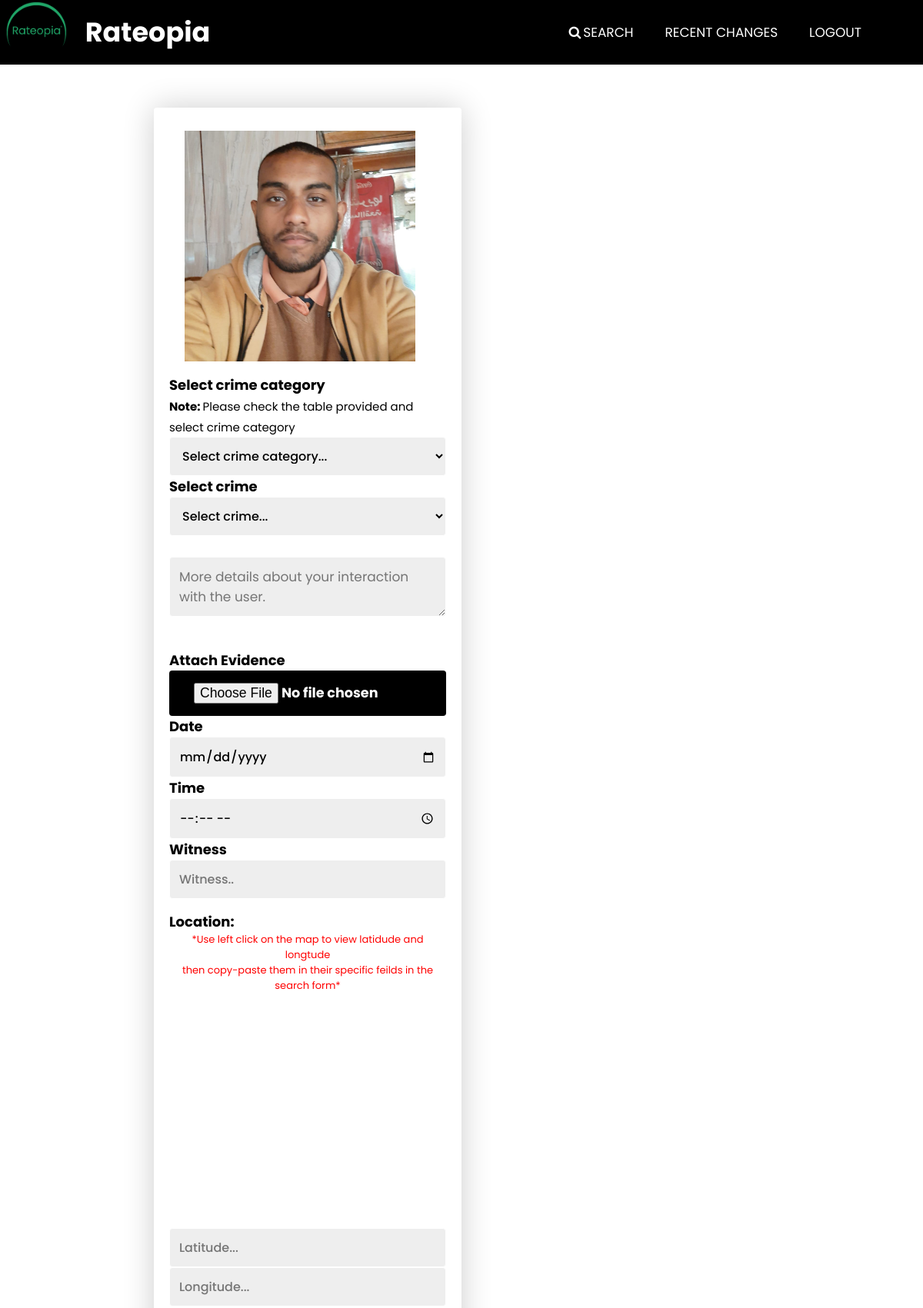
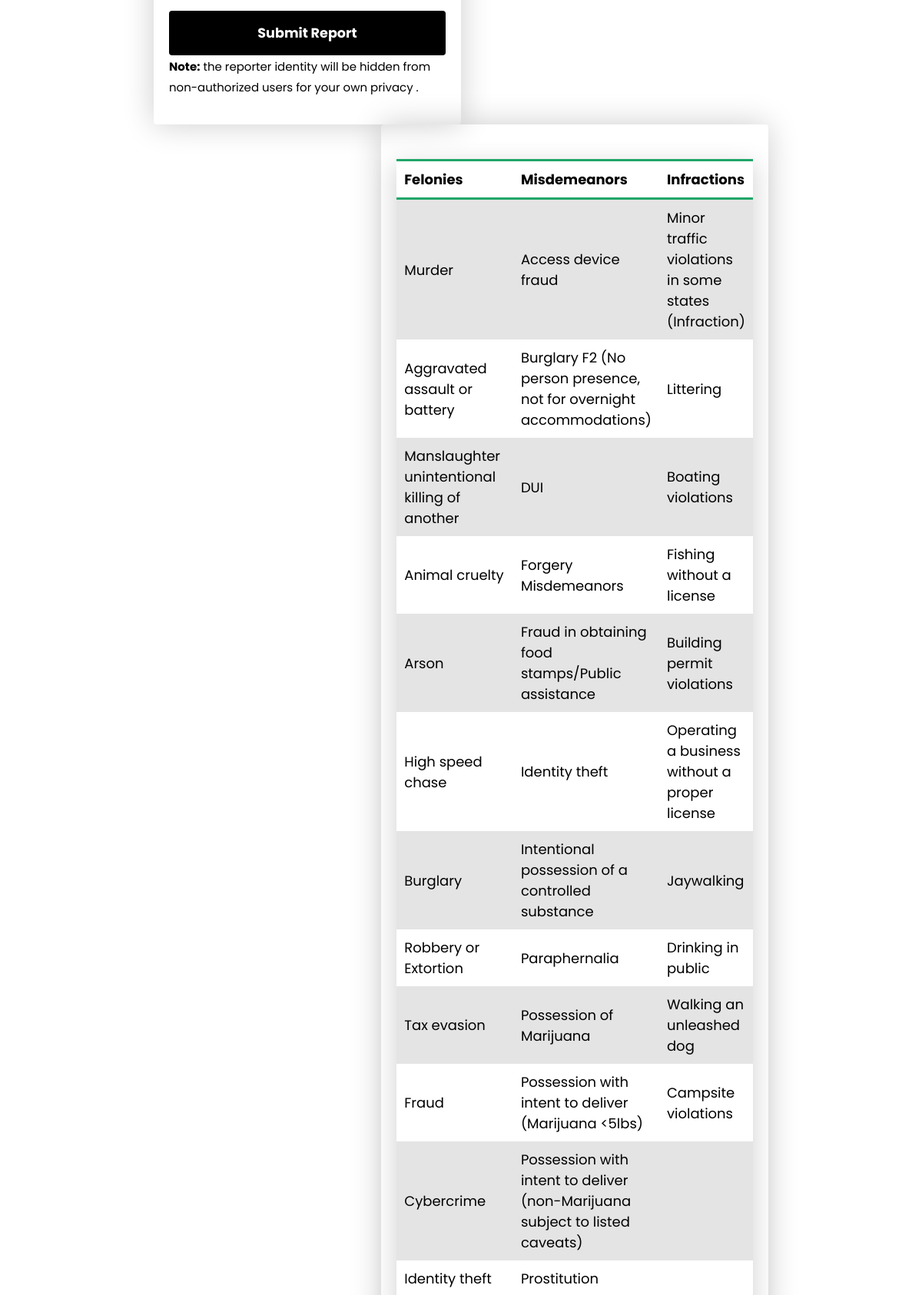
/projects/includes/report_crime.php?subject=1 (signed in, upper part), run on the app's committed database (2 pictures, top to bottom).
### tables this page shows
CREATE TABLE `crimes` (
  `Felonies` varchar(200) DEFAULT NULL,
  `Misdemeanors` varchar(75) DEFAULT NULL,
  `Infractions` varchar(113) DEFAULT NULL
);

### projects/includes/report_crime.php (the view, shortened to what this page needs)
<?php
$national_id = $_GET['subject'];
include 'database.php';
$image_path = "../face_rec/faces/" . $national_id . ".jpg";
?>
<!DOCTYPE html>
<html lang="en">
<head>
    <link rel="stylesheet" href="../style.css">
    <link rel="stylesheet" href="https://cdnjs.cloudflare.com/ajax/libs/font-awesome/5.15.3/css/all.min.css">
    <link rel="stylesheet" href="//netdna.bootstrapcdn.com/font-awesome/4.2.0/css/font-awesome.min.css">
</head>
<body>
    <?php include 'user_navbar.php' ?>
    <section>
        <div class="container" style="float:left;width:40%">
            <div class="form__input-group">
                <div class="image">
                    <a href=<?php echo $image_path ?>><img style="width:300px;height:300px;" src=<?php echo $image_path ?> alt="picture"></a>
                </div>
                <form action="report-inc2.php" method="post" enctype="multipart/form-data">
                    <div>
                        <div class="form__input-group">
                            <legend>Select crime category</legend>
                            <label style="font-size:15px;"><b>Note: </b>Please check the table provided and select crime category</label><br>
                            <select name="category" class="form__input" id="catSel">
                                <option selected disabled>Select crime category...</option>
                            </select>
                            <legend>Select crime</legend>
                            <select name="inc_type" class="form__input" id="crimSel">
                                <option selected disabled>Select crime...</option>
                            </select>
                            <br>
                            <textarea class="message__input" name="report_info" autofocus placeholder="More details about your interaction with the user."></textarea><br>
                        </div>
                        <div class="form__input-group">
                            <legend>Attach Evidence</legend>
                            <input class="form__button" style="float:left;" type="file" name="my_image" id="fileToUpload">
                        </div>
                        <div class="form__input-group">
                            <legend>Date</legend>
                            <input name="date" class="form__input" style="float:left;" type="date">
                        </div>
                        <div class="form__input-group">
                            <legend>Time</legend>
                            <input name="time" class="form__input" style="float:left;" type="time">
                        </div>
                        <div class="form__input-group">
                            <legend>Witness</legend>
                            <input name="witness" autofocus placeholder="Witness.." class="form__input" />
                        </div>
                        <div class="form__input-group">
                            <legend>Location:</legend>
                            <p style="color:red;font-size:small;text-align:center;">*Use left click on the map to view latidude and longtude
                     <br>then copy-paste them in their specific feilds in the search form*</p>
                     <div id="map"></div>
                            <input name="lat" type="text" id="name" class="form__input" autofocus placeholder="Latitude...">
                            <input name="lng" type="text" id="name" class="form__input" autofocus placeholder="Longitude...">
                        </div>
                        <input class="form__button" type="submit" name="submit" value="Submit Report">
                        <label style="font-size:15px;"><b>Note:</b> the reporter identity will be hidden from non-authorized users for your own privacy .</label><br>
                    </div>
                </form>
            </div>
        </div>
        <div class="container" style="float:right;width:40%">
            <table class="table-adjust">
                <tr colspan="3">
                    <th class="trinf">Felonies</td>
                    <th class="trinf">Misdemeanors</td>
                    <th class="trinf">Infractions</td>
                </tr>
                <?php
                $sql = "SELECT * From crimes";
                $result = mysqli_query($conn, $sql);
                $rowcount = mysqli_num_rows($result);
                for ($i = 0; $i < $rowcount; $i++) {
                    echo '<tr>';
                    $row = mysqli_fetch_assoc($result);
                    if ($row['Felonies'] != "NULL") {
                        echo '<td class="trinf">' . $row['Felonies'] . "</td>";
                    }
                    if ($row['Misdemeanors'] != "NULL") {
                        echo '<td class="trinf">' . $row['Misdemeanors'] . "</td>";
                    }
                    if ($row['Infractions'] != "NULL") {
                        echo '<td class="trinf">' . $row['Infractions'] . "</td>";
                    }
                }
                echo '</tr>'
                ?>
            </table>
        </div>
    </section>
</body>
</html>

### projects/style.css (style rules this page uses)
* { font-family: 'Poppins', sans-serif; padding: 0; margin: 0; text-decoration: none; list-style: none; box-sizing: border-box; scroll-behavior: smooth; -webkit-box-sizing: border-box; }
img { object-fit: cover; border-radius: 50%; }
th { border-top-style: solid; border-bottom-style: solid; border-color: #20a668; padding: 10px; }
legend { font-weight: bold; }
section { padding: 10px 200px; }
body { --color-primary: #000000; --color-primary-dark: #000000; --color-secondary: #000000; --color-error: #cc3333; --color-success: #4bb544; --border-radius: 4px; font-family: 'Poppins', sans-serif; font-size: 18px; margin-top: 130px; }
.container { min-width: 400px; padding: 20px; display: table; margin: auto; box-shadow: 0 0 40px rgba(0, 0, 0, 0.2); border-radius: var(--border-radius); }
.form__input, .form__button { font: 500 1rem 'Poppins', sans-serif; }
.form__input-group { margin-bottom: 1rem; }
.form__input { display: block; width: 100%; padding: 0.75rem; box-sizing: border-box; border-radius: var(--border-radius); border: 1px solid #ffffff; outline: none; background: #eeeeee; transition: 0.2s, 0.2s; }
.form__button { width: 100%; padding: 1rem 2rem; font-weight: bold; font-size: 1.1rem; color: #ffffff; border: none; border-radius: var(--border-radius); outline: none; cursor: pointer; background: var(--color-primary); }
.message__input { font-size: 17px; display: block; width: 100%; padding: 0.75rem; box-sizing: border-box; border-radius: var(--border-radius); border: 1px solid #ffffff; outline: none; background: #eeeeee; transition: 0.2s, 0.2s; }
.table-adjust { min-width: 400px; position: relative; border-collapse: collapse; width: auto; border-radius: 5px; background-color: white; -webkit-box-shadow: 0px 10px 30px 5px rgba(0, 0, 0, 0.15); box-shadow: 0px 10px 30px 5px rgba(0, 0, 0, 0.15); margin: 25px auto; }
.table-adjust tr:nth-of-type(even) { background: #e4e4e4; }
.trinf { width: auto; text-align: left; padding: 10px; }
.image { margin-right: 20px; padding: 10px; text-align: center; }

### projects/includes/report_crime.php (style rules this page uses)
#map { float: right; width: 100%; height:300px; margin-bottom:5px; z-index:0; }
img { border-radius: 0; }

### data on the page
crimes: Felonies "Murder", Misdemeanors "Access device fraud", Infractions "Minor traffic violations in some states (Infraction)"
crimes: Felonies "Aggravated assault or battery", Misdemeanors "Burglary F2 (No person presence, not for overnight accommodations)", Infractions "Littering"
crimes: Felonies "Manslaughter unintentional killing of another", Misdemeanors "DUI", Infractions "Boating violations"
crimes: Felonies "Animal cruelty", Misdemeanors "Forgery Misdemeanors", Infractions "Fishing without a license"
crimes: Felonies "Arson", Misdemeanors "Fraud in obtaining food stamps/Public assistance", Infractions "Building permit violations"
crimes: Felonies "High speed chase", Misdemeanors "Identity theft", Infractions "Operating a business without a proper license"
crimes: Felonies "Burglary", Misdemeanors "Intentional possession of a controlled substance", Infractions "Jaywalking"
crimes: Felonies "Robbery or Extortion", Misdemeanors "Paraphernalia", Infractions "Drinking in public"
crimes: Felonies "Tax evasion", Misdemeanors "Possession of Marijuana", Infractions "Walking an unleashed dog"
crimes: Felonies "Fraud", Misdemeanors "Possession with intent to deliver (Marijuana <5lbs)", Infractions "Campsite violations"
crimes: Felonies "Cybercrime", Misdemeanors "Possession with intent to deliver (non-Marijuana subject to listed caveats)"
crimes: Felonies "Identity theft", Misdemeanors "Prostitution"
